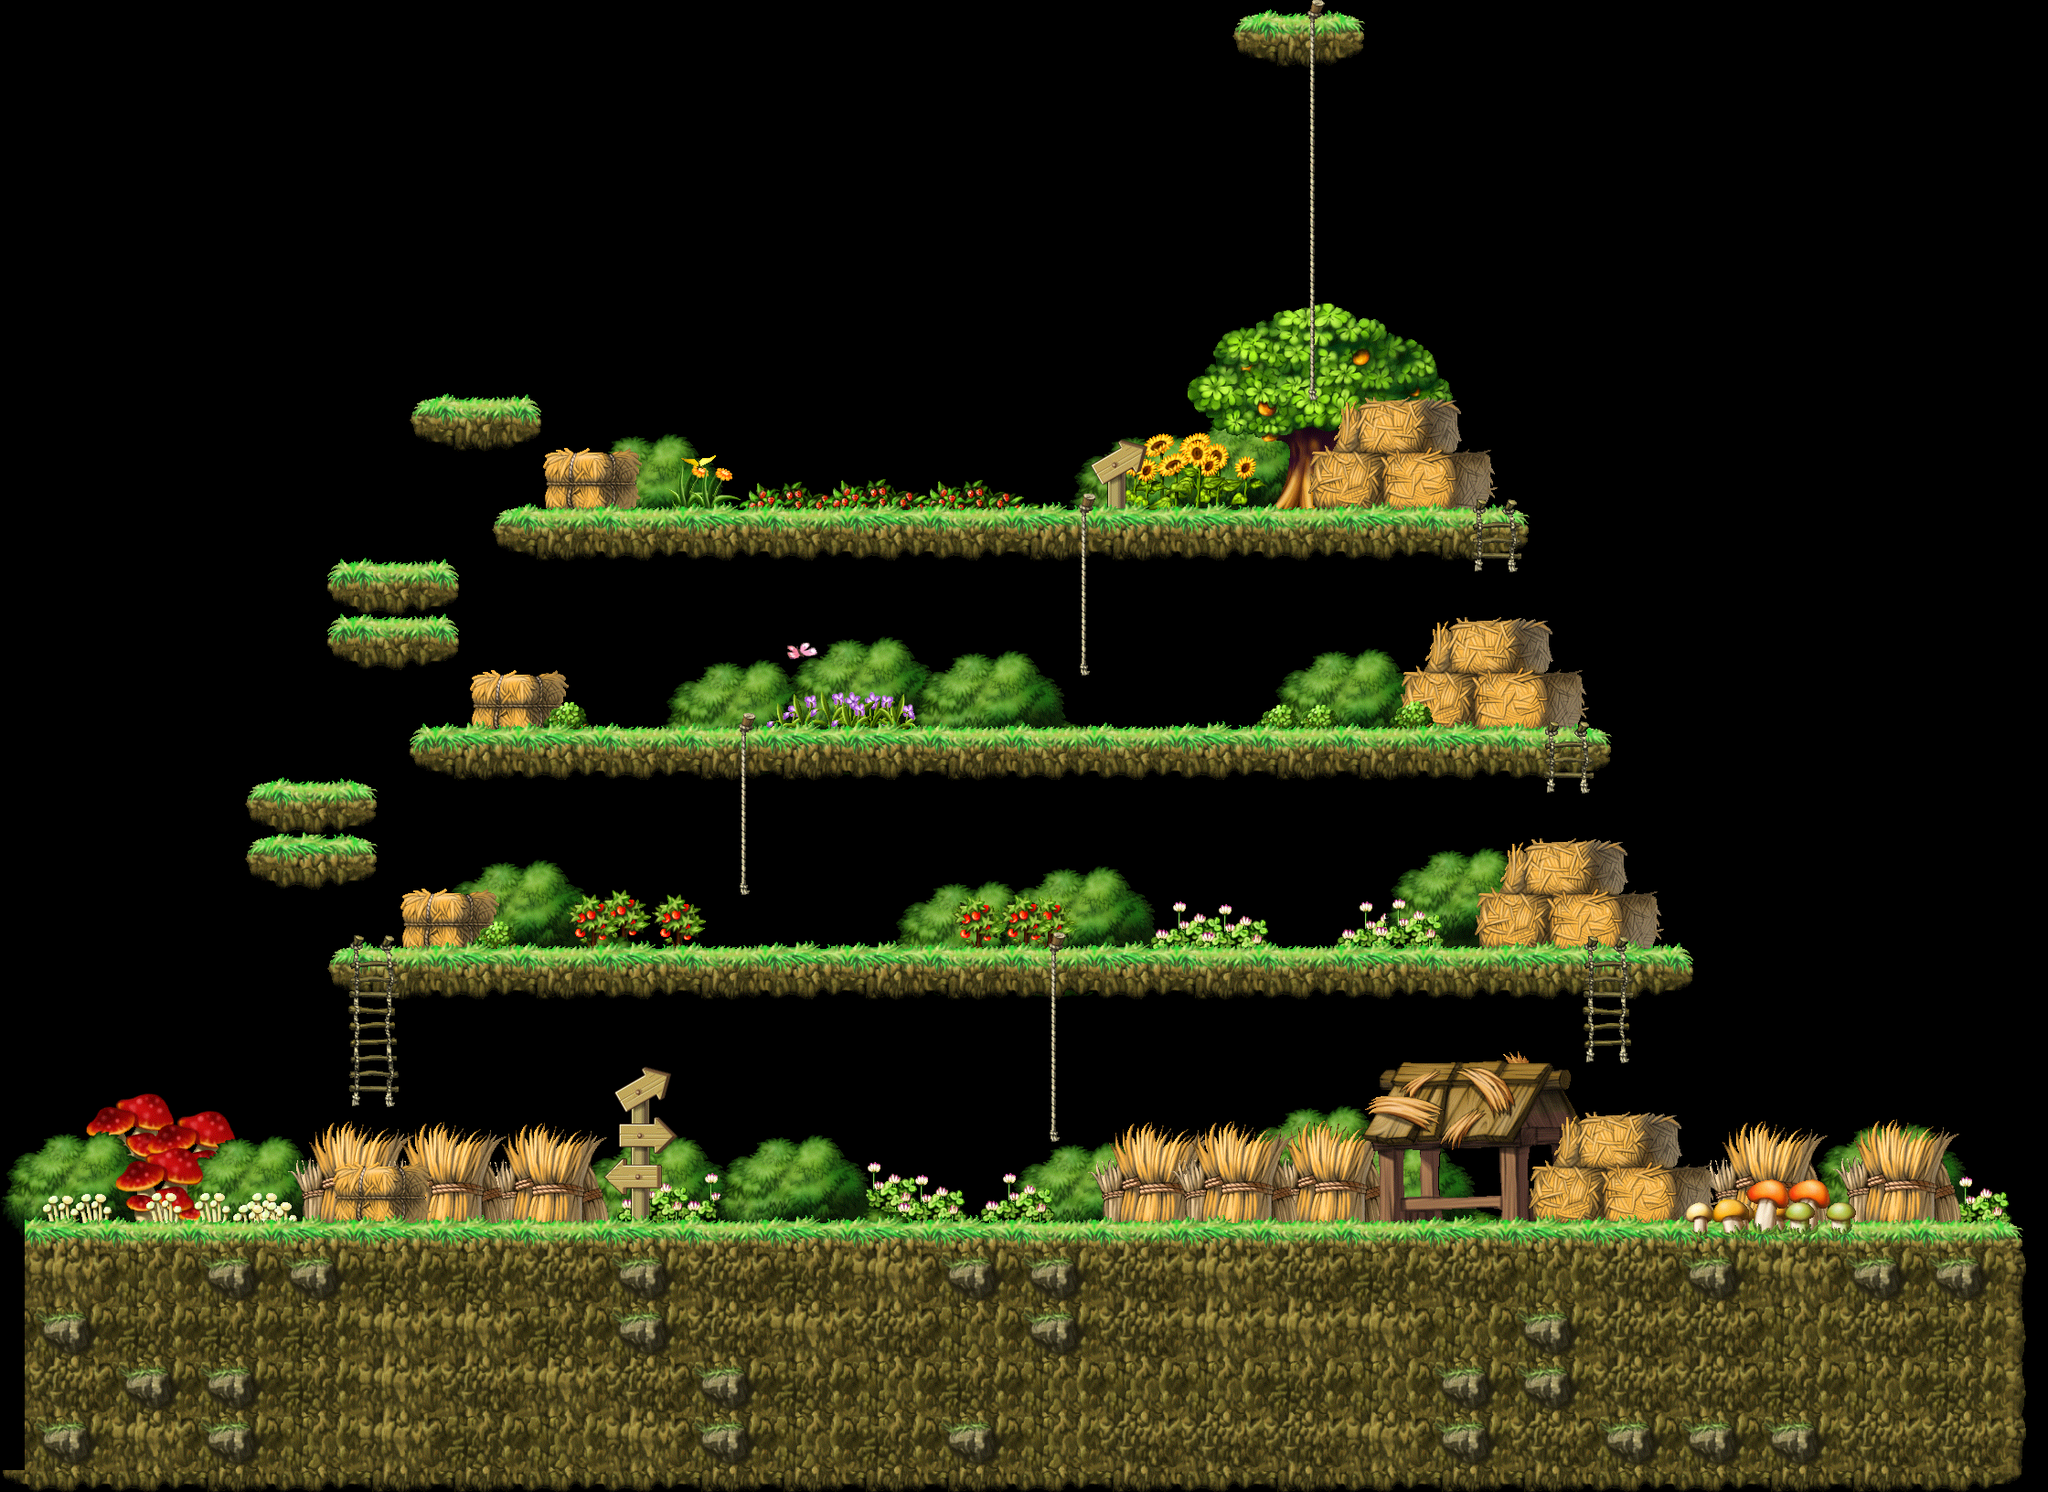

This game map was drawn from its Tiled (.tmx) file and the tilesets committed beside it. A one-line description and the trimmed map source follow:
An orthogonal 140x102 tile map with 16x16 px tiles, 1 tile layer (Background) and 39 objects (23x Platform, 8x Rope, 2x Wall, Player, Platfrom).

<map version="1.10" tiledversion="1.10.2" orientation="orthogonal" renderorder="right-down" width="140" height="102" tilewidth="16" tileheight="16" infinite="0" nextlayerid="5" nextobjectid="86">
 <tileset firstgid="1" source="Henesys Hunting Ground I.tsx" />
 <layer id="1" name="Background" width="140" height="102">
  <data>[14280 cells, 14280 non-empty, 14280 distinct tile ids]</data>
 </layer>
 <objectgroup id="2" name="SpawnPoint">
  <object id="1" name="Player" type="Player" x="960" y="1248" width="96" height="96" />
  <object id="5" x="544" y="1360" width="48" />
 </objectgroup>
 <objectgroup id="3" name="Collisions">
  <object id="20" name="Wall" type="Wall" x="-5" y="0" width="32" height="1616" />
  <object id="21" x="32" y="1344" width="2176" height="16" />
  <object id="24" name="Wall" type="Wall" x="2208" y="0" width="32" height="1632" />
  <object id="25" type="Platfrom" x="32" y="1344" width="2160" />
  <object id="29" x="1616" y="976" width="192" height="16" />
  <object id="49" x="1728" y="1216" width="112" height="16" />
  <object id="51" name="Platform" type="Platform" x="1725" y="1216" width="112" height="16" />
  <object id="52" name="Platform" type="Platform" x="1680" y="1280" width="192" height="16" />
  <object id="54" name="Platform" type="Platform" x="1616" y="976" width="192" height="16" />
  <object id="55" name="Platform" type="Platform" x="1536" y="736" width="192" height="16" />
  <object id="56" name="Platform" type="Platform" x="1440" y="496" width="192" height="16" />
  <object id="57" name="Platform" type="Platform" x="1664" y="928" width="112" height="16" />
  <object id="58" name="Platform" type="Platform" x="1584" y="686" width="112" height="16" />
  <object id="59" name="Platform" type="Platform" x="1485" y="445" width="112" height="16" />
  <object id="60" name="Platform" type="Platform" x="592" y="496" width="112" height="16" />
  <object id="61" name="Platform" type="Platform" x="509" y="736" width="112" height="16" />
  <object id="62" name="Platform" type="Platform" x="436" y="976" width="112" height="16" />
  <object id="63" name="Platform" type="Platform" x="368" y="1280" width="96" height="16" />
  <object id="64" name="Platform" type="Platform" x="269" y="928" width="144" height="16" />
  <object id="65" name="Platform" type="Platform" x="269" y="864" width="144" height="16" />
  <object id="66" name="Platform" type="Platform" x="359" y="688" width="144" height="16" />
  <object id="67" name="Platform" type="Platform" x="357" y="624" width="144" height="16" />
  <object id="69" name="Platform" type="Platform" x="1510" y="1168" width="208" height="16" />
  <object id="70" name="Platform" type="Platform" x="28" y="1344" width="2180" height="16" />
  <object id="71" name="Platform" type="Platform" x="363" y="1040" width="1488" height="16" />
  <object id="72" name="Platform" type="Platform" x="448" y="800" width="1312" height="16" />
  <object id="73" name="Platform" type="Platform" x="536" y="560" width="1136" height="16" />
  <object id="74" name="Platform" type="Platform" x="448" y="443" width="144" height="16" />
  <object id="75" name="Platform" type="Platform" x="1350" y="23" width="144" height="16" />
 </objectgroup>
 <objectgroup id="4" name="Rope">
  <object id="76" name="Rope" type="Rope" x="1427" y="16" width="16" height="416" />
  <object id="77" name="Rope" type="Rope" x="1616" y="560" width="48" height="64" />
  <object id="78" name="Rope" type="Rope" x="1692" y="800" width="48" height="64" />
  <object id="79" name="Rope" type="Rope" x="805" y="800" width="16" height="176" />
  <object id="80" name="Rope" type="Rope" x="1145" y="1040" width="16" height="208" />
  <object id="81" name="Rope" type="Rope" x="384" y="1036" width="48" height="176" />
  <object id="82" name="Rope" type="Rope" x="1734" y="1037" width="48" height="128" />
  <object id="83" name="Rope" type="Rope" x="1178" y="560" width="16" height="176" />
 </objectgroup>
</map>